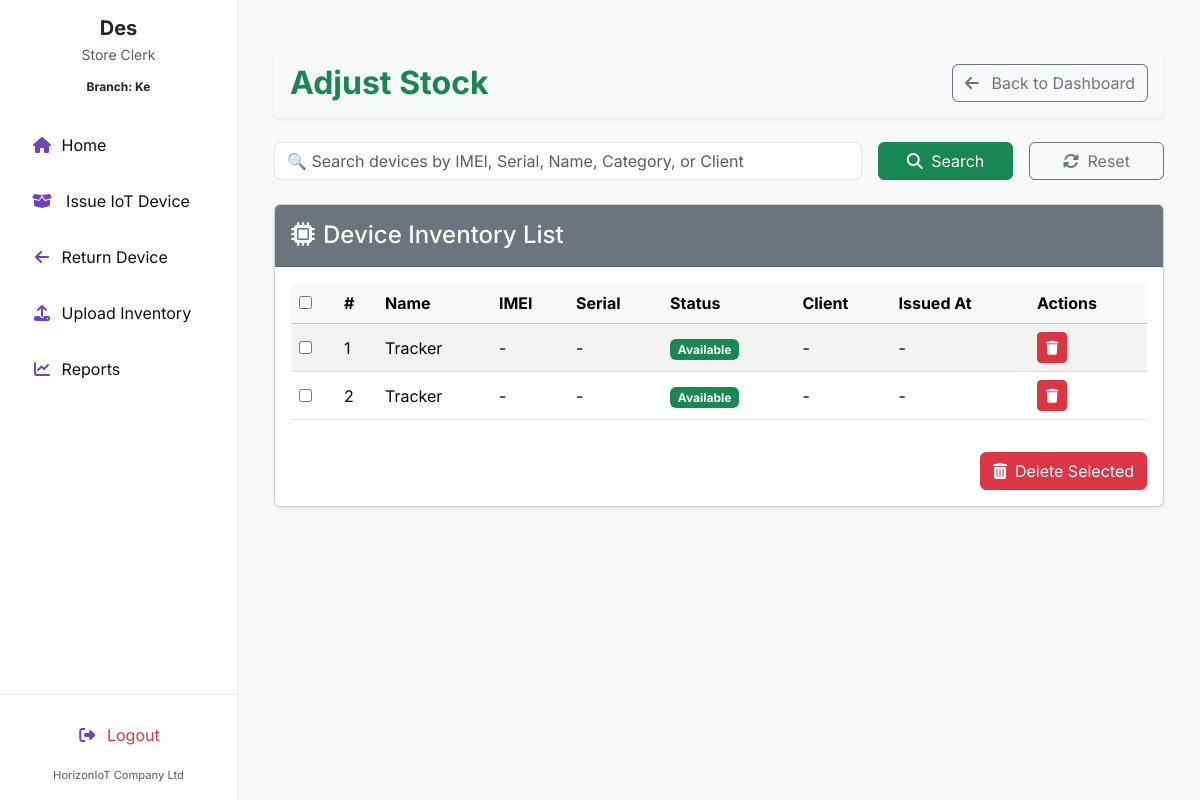
Before: /adjust_stock/ (signed in) with the older database file.
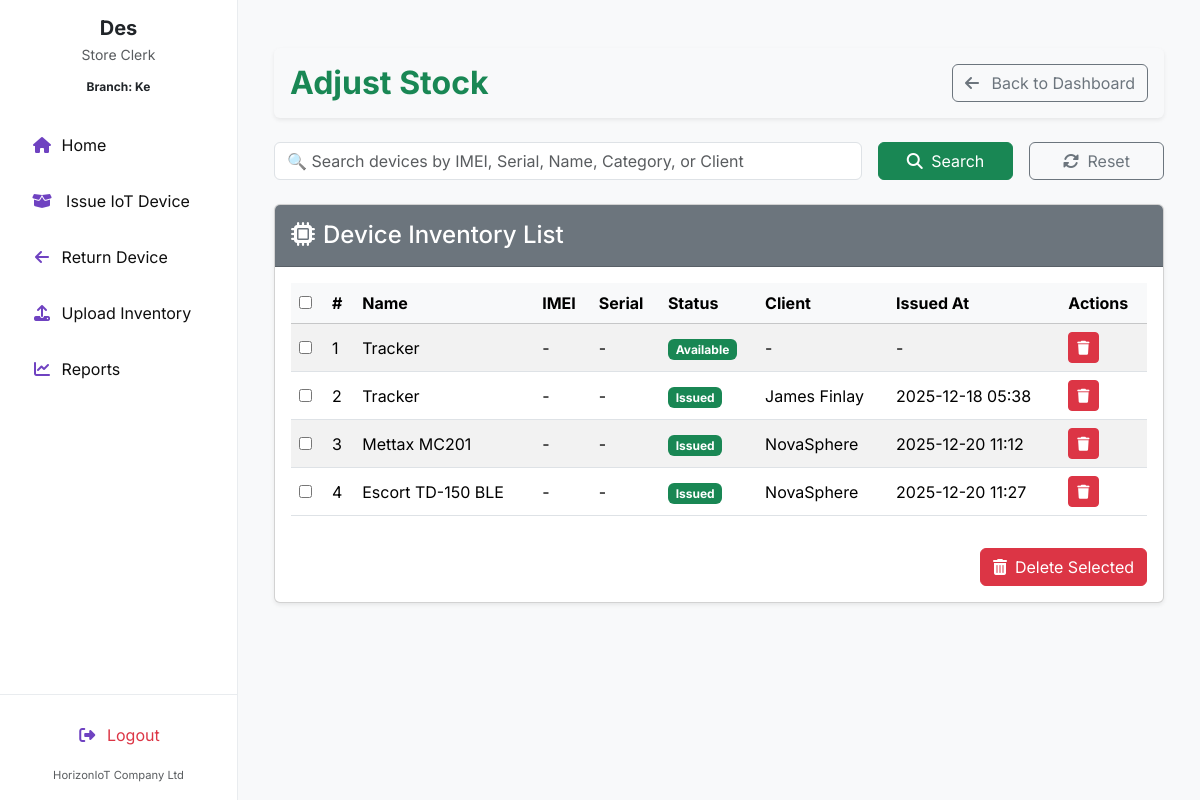
After: the same page with the newer database file.
### invent/models.py (models this page shows, shortened)
class Device(models.Model):
    STATUS_CHOICES = (
        ('available', 'Available'),
        ('issued', 'Issued'),
        ('returned', 'Returned'),
        ('faulty', 'Faulty'),
    )
    name = models.CharField(max_length=255)
    oem = models.ForeignKey(OEM, on_delete=models.SET_NULL, null=True, blank=False, related_name='devices')
    product_id = models.CharField(max_length=30, blank=True)
    category = models.CharField(max_length=100, blank=True, help_text="e.g. Laptop or Router")
    manufacturer = models.CharField(max_length=100, blank=True)
    description = models.TextField(blank=True)
    branch = models.ForeignKey(Branch, on_delete=models.SET_NULL, null=True, blank=True)
    country = models.ForeignKey(Country, on_delete=models.SET_NULL, null=True, blank=True)
    status = models.CharField(max_length=20, choices=STATUS_CHOICES, default='available')
    class Meta:
        permissions = [
            ("can_issue_item", "Can issue device to client"),
            ("can_return_item", "Can record device returns"),
        ]

class Client(models.Model):
    name = models.CharField(max_length=255)
    phone_no = models.CharField(max_length=50)
    email = models.EmailField()
    address = models.CharField(max_length=255)

### invent/views.py (the view, shortened to what this page needs)
# urls.py: path('adjust_stock/', views.adjust_stock, name='adjust_stock'),
@login_required
@permission_required('invent.change_device', raise_exception=True)
def adjust_stock(request):
    query = request.GET.get('q', '')
    user = request.user
    if user.is_superuser:
        devices = Device.objects.all().order_by('id')
    else:
        user_country = getattr(user.profile, "country", None)
        devices = Device.objects.filter(
            branch__country=user_country).order_by('id')
    for device in devices:
        last_issuance = (
            IssuanceRecord.objects
            .filter(device=device)
            .order_by('-issued_at')
            .select_related('client')
            .first()
        )
        device.current_client = last_issuance.client if last_issuance else None
        device.issued_at = last_issuance.issued_at if last_issuance else None
    context = {
        'devices': devices,
        'query': query,
    }
    return render(request, 'invent/adjust_stock.html', context)

### invent/context_processors.py (called while the page is built)
def user_branch(request):
    branch = None
    try:
        if request.user.is_authenticated:
            profile = getattr(request.user, 'profile', None)
            branch = getattr(profile, 'branch', None)
    except Exception:
        branch = None
    return {'user_branch': branch}

### invent/templates/invent/adjust_stock.html (shortened to what the changed rows need)
{% extends 'invent/base_store_clerk.html' %}
{% load static %}
{% block content %}
<div class="container-fluid mt-4">
    <div class="d-flex justify-content-between align-items-center mb-4 p-3 bg-light rounded shadow-sm">
        <h2 class="fw-bold text-primary mb-0">Adjust Stock</h2>
    </div>
    <div class="card shadow-sm">
        <div class="card-body">
            <form method="post" action="{% url 'delete_device' %}" id="bulk-delete-form">
                <div class="table-responsive">
                    <table class="table table-striped table-hover align-middle">
                        <thead class="table-light">
                            <tr>
                                <th><input type="checkbox" onclick="toggleAll(this)"></th>
                                <th>#</th>
                                <th>Name</th>
                                <th>IMEI</th>
                                <th>Serial</th>
                                <th>Status</th>
                                <th>Client</th>
                                <th>Issued At</th>
                                <th>Actions</th>
                            </tr>
                        </thead>
                        <tbody>
                            {% for device in devices %}
                            <tr>
                                <td><input type="checkbox" name="device_ids" value="{{ device.id }}"></td>
                                <td>{{ forloop.counter }}</td>
                                <td>{{ device.name|default:device.category }}</td>
                                <td>{{ device.imei_no|default:"-" }}</td>
                                <td>{{ device.serial_no|default:"-" }}</td>
                                <td>
                                    <span class="badge
                                        {% if device.status == 'available' %}bg-success
                                        {% elif device.status == 'issued' %}bg-primary
                                        {% elif device.status == 'returned' %}bg-secondary
                                        {% elif device.status == 'faulty' %}bg-danger
                                        {% else %}bg-dark{% endif %}">
                                        {{ device.get_status_display }}
                                    </span>
                                </td>
                                <td>{{ device.current_client.name|default:"-" }}</td>
                                <td>{{ device.issued_at|date:"Y-m-d H:i"|default:"-" }}</td>
                                <td>
                    <button
                      type="button"
                      class="btn btn-danger btn-sm"
                      data-delete-url="{% url 'delete_device_single' device.id %}"
                      data-device-id="{{ device.id }}"
                      onclick="confirmAndDeleteSingle(this)"
                      title="Delete Device">
                        <i class="fas fa-trash"></i>
                    </button>
                                </td>
                            {% empty %}
                            <tr>
                                <td colspan="9" class="text-center text-muted py-4">No devices found.</td>
                            </tr>
                            {% endfor %}
                        </tbody>
                    </table>
                </div>
            </form>
        </div>
    </div>
</div>
{% endblock %}

Changed rows visible on the page:
changed Device: status "Available" → "Issued"; current_client.name "-" → "James Finlay"; issued_at "-" → "2025-12-18 05:38"
added Device: name "Mettax MC201", imei_no "-", serial_no "-", status "Issued", current_client.name "NovaSphere", issued_at "2025-12-20 11:12"
added Device: name "Escort TD-150 BLE", imei_no "-", serial_no "-", status "Issued", current_client.name "NovaSphere", issued_at "2025-12-20 11:27"
